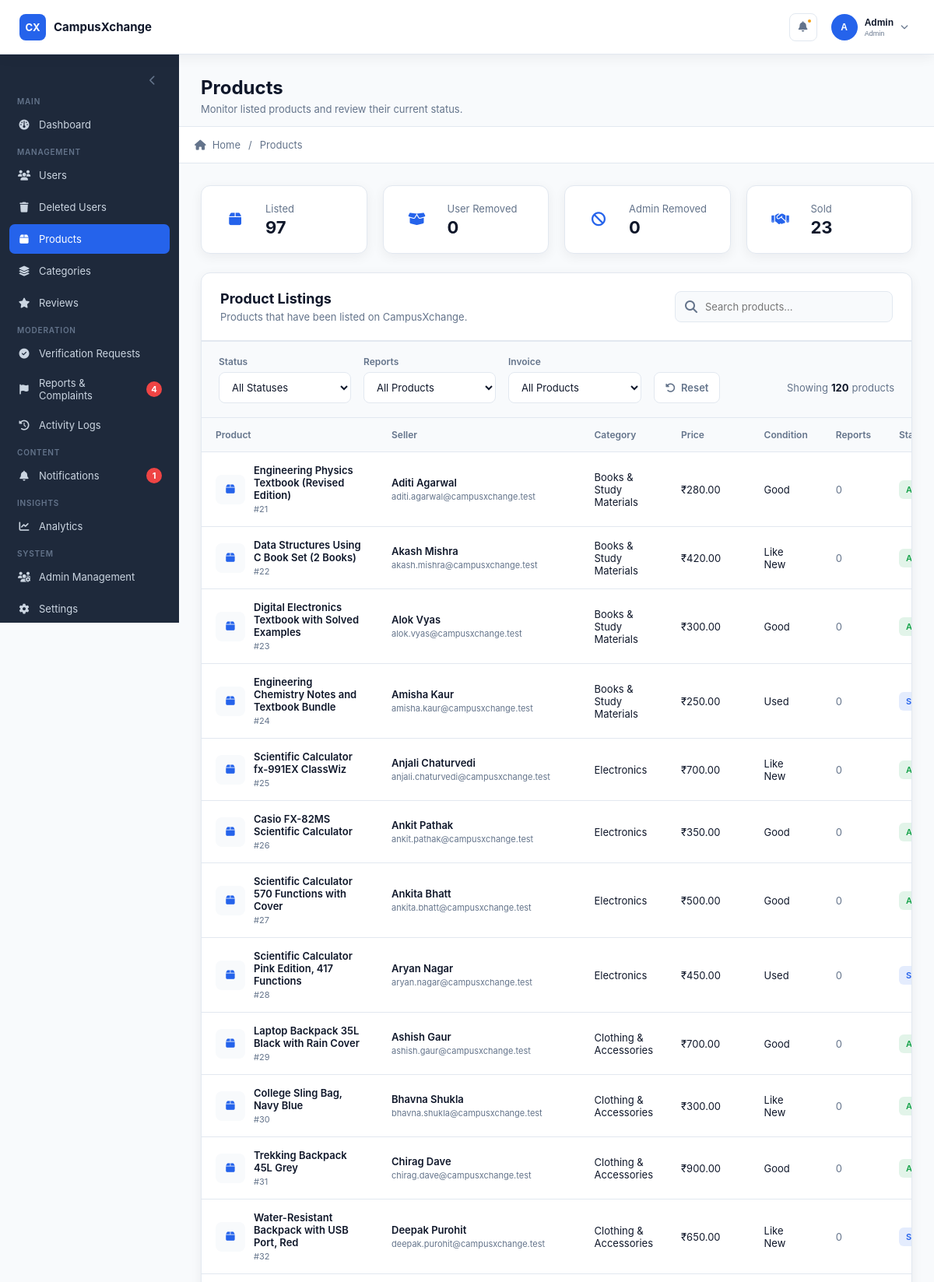
/admin/products (signed in, upper part), run on the app's committed database.
### tables this page shows
CREATE TABLE `products` (
  `product_id` int(11) NOT NULL,
  `seller_id` int(11) NOT NULL,
  `category_id` int(11) DEFAULT NULL,
  `product_type` varchar(50) DEFAULT NULL,
  `title` varchar(150) DEFAULT NULL,
  `description` text DEFAULT NULL,
  `price` decimal(10,2) DEFAULT NULL,
  `product_condition` enum('New','Like New','Good','Used') DEFAULT NULL,
  `status` enum('Draft','Active','Sold','Removed','Inactive') DEFAULT 'Draft',
  `removed_by_admin_id` int(11) DEFAULT NULL,
  `removal_reason` varchar(255) DEFAULT NULL,
  `removed_at` datetime DEFAULT NULL,
  `created_at` timestamp NOT NULL DEFAULT current_timestamp(),
  `updated_at` timestamp NOT NULL DEFAULT current_timestamp() ON UPDATE current_timestamp(),
  `deleted_at` datetime DEFAULT NULL,
  `invoice_document` varchar(255) DEFAULT NULL,
  `product_box_image` varchar(255) DEFAULT NULL
);

CREATE TABLE `users` (
  `user_id` int(11) NOT NULL,
  `full_name` varchar(100) NOT NULL,
  `email` varchar(150) NOT NULL,
  `pending_email` varchar(150) DEFAULT NULL,
  `phone` varchar(15) DEFAULT NULL,
  `role` enum('Student','Faculty') DEFAULT NULL,
  `password` varchar(255) NOT NULL,
  `email_verified_at` datetime DEFAULT NULL,
  `status` enum('Pending','Active','Suspended','Banned') DEFAULT 'Pending',
  `session_version` int(11) NOT NULL DEFAULT 1,
  `created_at` timestamp NOT NULL DEFAULT current_timestamp(),
  `updated_at` timestamp NOT NULL DEFAULT current_timestamp() ON UPDATE current_timestamp(),
  `deleted_at` datetime DEFAULT NULL
);

CREATE TABLE `categories` (
  `category_id` int(11) NOT NULL,
  `category_name` varchar(100) NOT NULL,
  `description` varchar(255) DEFAULT NULL,
  `invoice_required` tinyint(1) NOT NULL DEFAULT 0,
  `status` enum('Active','Inactive') DEFAULT 'Active',
  `created_at` timestamp NOT NULL DEFAULT current_timestamp(),
  `updated_at` timestamp NOT NULL DEFAULT current_timestamp() ON UPDATE current_timestamp(),
  `deleted_at` datetime DEFAULT NULL
);

### admin/products.php (the view, shortened to what this page needs)
<?php
include '../server/database/db_connect.php';
$stats = [
    'listed' => 0,
    'inactive' => 0,
    'removed' => 0,
    'sold' => 0
];
$result = $conn->query("
    SELECT COUNT(*) AS total
    FROM Products
    WHERE status = 'Active'
      AND deleted_at IS NULL
");
if ($result) {
    $row = $result->fetch_assoc();
    $stats['listed'] = (int) $row['total'];
}
$result = $conn->query("
    SELECT COUNT(*) AS total
    FROM Products
    WHERE status = 'Inactive'
      AND deleted_at IS NULL
");
if ($result) {
    $row = $result->fetch_assoc();
    $stats['inactive'] = (int) $row['total'];
}
$result = $conn->query("
    SELECT COUNT(*) AS total
    FROM Products
    WHERE status = 'Removed'
      AND deleted_at IS NULL
");
if ($result) {
    $row = $result->fetch_assoc();
    $stats['removed'] = (int) $row['total'];
}
$result = $conn->query("
    SELECT COUNT(*) AS total
    FROM Products
    WHERE status = 'Sold'
      AND deleted_at IS NULL
");
if ($result) {
    $row = $result->fetch_assoc();
    $stats['sold'] = (int) $row['total'];
}
$products = [];
$sql = "
    SELECT
        p.product_id,
        p.title,
        p.price,
        p.product_condition,
        p.invoice_document,
        p.status,
        p.created_at,
        p.updated_at,
        p.removed_by_admin_id,
        p.removal_reason,
        p.removed_at,
        u.user_id AS seller_id,
        u.full_name AS seller_name,
        u.email AS seller_email,
        c.category_id,
        c.category_name,
        (
            SELECT COUNT(*)
            FROM Reports r
            WHERE r.reported_product_id = p.product_id
              AND r.report_type = 'Product'
              AND r.deleted_at IS NULL
        ) AS report_count
    FROM Products p
    INNER JOIN Users u
        ON u.user_id = p.seller_id
    LEFT JOIN Categories c
        ON c.category_id = p.category_id
    WHERE p.status IN (
        'Active',
        'Inactive',
        'Removed',
        'Sold'
    )
    AND p.deleted_at IS NULL
    ORDER BY p.updated_at DESC
";
$result = $conn->query($sql);
if ($result) {
    while ($row = $result->fetch_assoc()) {
        $products[] = $row;
    }
}
include 'includes/admin_header.php';
?>
        <div class="product-stats">
            <div class="product-stat-card">
                <div class="product-stat-icon">
                    <i class="fa-solid fa-box"></i>
                </div>
                <div class="product-stat-content">
                    <span class="product-stat-label">
                        Listed
                    </span>
                    <strong>
                        <?= number_format($stats['listed']) ?>
                    </strong>
                </div>
            </div>
            <div class="product-stat-card">
                <div class="product-stat-icon">
                    <i class="fa-solid fa-box-open"></i>
                </div>
                <div class="product-stat-content">
                    <span class="product-stat-label">
                        User Removed
                    </span>
                    <strong>
                        <?= number_format($stats['inactive']) ?>
                    </strong>
                </div>
            </div>
            <div class="product-stat-card">
                <div class="product-stat-icon">
                    <i class="fa-solid fa-ban"></i>
                </div>
                <div class="product-stat-content">
                    <span class="product-stat-label">
                        Admin Removed
                    </span>
                    <strong>
                        <?= number_format($stats['removed']) ?>
                    </strong>
                </div>
            </div>
            <div class="product-stat-card">
                <div class="product-stat-icon">
                    <i class="fa-solid fa-handshake"></i>
                </div>
                <div class="product-stat-content">
                    <span class="product-stat-label">
                        Sold
                    </span>
                    <strong>
                        <?= number_format($stats['sold']) ?>
                    </strong>
                </div>
            </div>
        </div>
        <div class="products-card">
            <div class="products-card-header">
                <div>
                    <h2>
                        Product Listings
                    </h2>
                    <p>
                        Products that have been listed on CampusXchange.
                    </p>
                </div>
                <div class="product-search">
                    <input
                        type="search"
                        id="productSearch"
                        placeholder="Search products..."
                        autocomplete="off"
                    >
                </div>
            </div>
            <div class="products-filters">
                <div class="product-filter-group">
                    <label for="statusFilter">
                        Status
                    </label>
                    <select
                        id="statusFilter"
                        class="product-filter-select"
                    >
                        <option value="all">
                            All Statuses
                        </option>
                    </select>
                </div>
                <div class="product-filter-group">
                    <label for="reportFilter">
                        Reports
                    </label>
                    <select
                        id="reportFilter"
                        class="product-filter-select"
                    >
                        <option value="all">
                            All Products
                        </option>
                    </select>
                </div>
                <div class="product-filter-group">
                    <label for="invoiceFilter">
                        Invoice
                    </label>
                    <select
                        id="invoiceFilter"
                        class="product-filter-select"
                    >
                        <option value="all">
                            All Products
                        </option>
                    </select>
                </div>
                <button
                    type="button"
                    class="product-filter-reset"
                    id="resetProductFilters"
                >
                    <i class="fa-solid fa-rotate-left"></i>
                    Reset
                </button>
                <div
                    class="product-filter-results"
                    id="productFilterResults"
                >
                </div>
            </div>
            <div class="table-responsive">
                <table
                    class="admin-table"
                    id="productsTable"
                >
                    <thead>
                        <tr>
                            <th>
                                Product
                            </th>
                            <th>
                                Seller
                            </th>
                            <th>
                                Category
                            </th>
                            <th>
                                Price
                            </th>
                            <th>
                                Condition
                            </th>
                            <th>
                                Reports
                            </th>
                            <th>
                                Status
                            </th>
                        </tr>
                    </thead>
                    <tbody>
                    <?php if (!empty($products)): ?>
                        <?php foreach ($products as $product): ?>
                            <?php
                            $reportCount =
                                (int) $product['report_count'];
                            $hasReports =
                                $reportCount > 0;
                            $hasInvoice =
                                !empty($product['invoice_document']);
                            ?>
                            <tr
                                data-search="<?= htmlspecialchars(
                                    strtolower(
                                        $product['title'] . ' ' .
                                        $product['seller_name'] . ' ' .
                                        $product['seller_email'] . ' ' .
                                        ($product['category_name'] ?? '') . ' ' .
                                        $product['product_id']
                                    )
                                ) ?>"
                                data-status="<?= htmlspecialchars(
                                    $product['status']
                                ) ?>"
                                data-reported="<?= $hasReports ? 'yes' : 'no' ?>"
                                data-invoice="<?= $hasInvoice ? 'yes' : 'no' ?>"
                            >
                                <td>
                                    <div class="product-name-cell">
                                        <div class="product-table-icon">
                                            <i class="fa-solid fa-box"></i>
                                        </div>
                                        <div>
                                            <strong>
                                                <?= htmlspecialchars(
                                                    $product['title']
                                                    ?: 'Untitled Product'
                                                ) ?>
                                            </strong>
                                            <span>
                                                #<?= (int) $product['product_id'] ?>
                                            </span>
                                        </div>
                                    </div>
                                </td>
                                <td>
                                    <div class="seller-cell">
                                        <strong>
                                            <?= htmlspecialchars(
                                                $product['seller_name']
                                            ) ?>
                                        </strong>
                                        <span>
                                            <?= htmlspecialchars(
                                                $product['seller_email']
                                            ) ?>
                                        </span>
                                    </div>
                                </td>
                                <td>
                                    <?= htmlspecialchars(
                                        $product['category_name']
                                        ?? 'Uncategorized'
                                    ) ?>
                                </td>
                                <td>
                                    <?php if (
                                        $product['price'] !== null
                                    ): ?>
                                        ₹<?= number_format(
                                            (float) $product['price'],
                                            2
                                        ) ?>
                                    <?php else: ?>
                                        <span class="text-muted">
                                            —
                                        </span>
                                    <?php endif; ?>
                                </td>
                                <td>
                                    <?= htmlspecialchars(
                                        $product['product_condition']
                                        ?? '—'
                                    ) ?>
                                </td>
                                <td>
                                    <?php if ($hasReports): ?>
                                        <span class="report-count">
                                            <i class="fa-solid fa-flag"></i>
                                            <?= $reportCount ?>
                                        </span>
                                    <?php else: ?>
                                        <span class="text-muted">
                                            0
                                        </span>
                                    <?php endif; ?>
                                </td>
                                <td>
                                    <?php if (
                                        $product['status'] === 'Active'
                                    ): ?>
                                        <span
                                            class="status-badge status-active"
                                        >
                                            Active
                                        </span>
                                    <?php elseif (
                                        $product['status'] === 'Sold'
                                    ): ?>
                                        <span
                                            class="status-badge status-sold"
                                        >
                                            Sold
                                        </span>
                                    <?php endif; ?>
                                </td>
                            </tr>
                        <?php endforeach; ?>
                    <?php endif; ?>
                    </tbody>
                </table>
            </div>
        </div>
<?php
include 'includes/admin_footer.php';
?>

### data on the page
products: title "Engineering Physics Textbook (Revised Edition)", product_id "21", seller.full_name "Aditi Agarwal", seller.email "aditi.agarwal@campusxchange.test", category.category_name "Books & Study Materials", price "280.00", product_condition "Good", status "Active"
products: title "Data Structures Using C Book Set (2 Books)", product_id "22", seller.full_name "Akash Mishra", seller.email "akash.mishra@campusxchange.test", category.category_name "Books & Study Materials", price "420.00", product_condition "Like New", status "Active"
products: title "Digital Electronics Textbook with Solved Examples", product_id "23", seller.full_name "Alok Vyas", seller.email "alok.vyas@campusxchange.test", category.category_name "Books & Study Materials", price "300.00", product_condition "Good", status "Active"
products: title "Engineering Chemistry Notes and Textbook Bundle", product_id "24", seller.full_name "Amisha Kaur", seller.email "amisha.kaur@campusxchange.test", category.category_name "Books & Study Materials", price "250.00", product_condition "Used", status "Sold"
products: title "Scientific Calculator fx-991EX ClassWiz", product_id "25", seller.full_name "Anjali Chaturvedi", seller.email "anjali.chaturvedi@campusxchange.test", category.category_name "Electronics", price "700.00", product_condition "Like New", status "Active"
products: title "Casio FX-82MS Scientific Calculator", product_id "26", seller.full_name "Ankit Pathak", seller.email "ankit.pathak@campusxchange.test", category.category_name "Electronics", price "350.00", product_condition "Good", status "Active"
products: title "Scientific Calculator 570 Functions with Cover", product_id "27", seller.full_name "Ankita Bhatt", seller.email "ankita.bhatt@campusxchange.test", category.category_name "Electronics", price "500.00", product_condition "Good", status "Active"
products: title "Scientific Calculator Pink Edition, 417 Functions", product_id "28", seller.full_name "Aryan Nagar", seller.email "aryan.nagar@campusxchange.test", category.category_name "Electronics", price "450.00", product_condition "Used", status "Sold"
products: title "Laptop Backpack 35L Black with Rain Cover", product_id "29", seller.full_name "Ashish Gaur", seller.email "ashish.gaur@campusxchange.test", category.category_name "Clothing & Accessories", price "700.00", product_condition "Good", status "Active"
products: title "College Sling Bag, Navy Blue", product_id "30", seller.full_name "Bhavna Shukla", seller.email "bhavna.shukla@campusxchange.test", category.category_name "Clothing & Accessories", price "300.00", product_condition "Like New", status "Active"
products: title "Trekking Backpack 45L Grey", product_id "31", seller.full_name "Chirag Dave", seller.email "chirag.dave@campusxchange.test", category.category_name "Clothing & Accessories", price "900.00", product_condition "Good", status "Active"
products: title "Water-Resistant Backpack with USB Port, Red", product_id "32", seller.full_name "Deepak Purohit", seller.email "deepak.purohit@campusxchange.test", category.category_name "Clothing & Accessories", price "650.00", product_condition "Like New", status "Sold"

### other printed values
substr($admin['full_name'] ?? 'A', 0, 1) "A"
explode(' ', trim($admin['full_name'] ?? 'Admin'))[0] "Admin"
$admin['admin_role'] "Admin"
$sidebar_reports_count "4"
$sidebar_notifications_count "1"
$page_description "Monitor listed products and review their current status."
$label "Products"
$stats['listed'] "97"
$stats['inactive'] "0"
$stats['removed'] "0"
$stats['sold'] "23"
